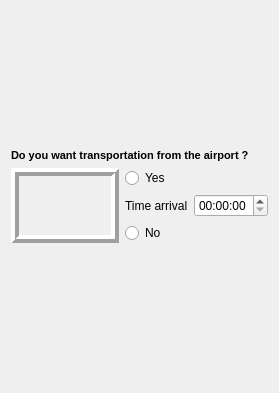
                <widget class="QWidget" name="scrollAreaWidgetContents_7">
                 <property name="geometry">
                  <rect>
                   <x>0</x>
                   <y>0</y>
                   <width>279</width>
                   <height>393</height>
                  </rect>
                 </property>
                 <layout class="QGridLayout" name="gridLayout_22">
                  <item row="0" column="0">
                   <layout class="QGridLayout" name="gridLayout_23">
                    <item row="0" column="0" colspan="3">
                     <widget class="QLabel" name="label_36">
                      <property name="sizePolicy">
                       <sizepolicy hsizetype="Preferred" vsizetype="Fixed">
                        <horstretch>0</horstretch>
                        <verstretch>0</verstretch>
                       </sizepolicy>
                      </property>
                      <property name="font">
                       <font>
                        <pointsize>8</pointsize>
                        <weight>75</weight>
                        <bold>true</bold>
                       </font>
                      </property>
                      <property name="text">
                       <string>Do you want transportation from the airport ?</string>
                      </property>
                     </widget>
                    </item>
                    <item row="1" column="0" rowspan="3">
                     <widget class="QLabel" name="label_37">
                      <property name="sizePolicy">
                       <sizepolicy hsizetype="Expanding" vsizetype="Expanding">
                        <horstretch>0</horstretch>
                        <verstretch>0</verstretch>
                       </sizepolicy>
                      </property>
                      <property name="maximumSize">
                       <size>
                        <width>170</width>
                        <height>170</height>
                       </size>
                      </property>
                      <property name="styleSheet">
                       <string notr="true">border-image: url(:/newPrefix/neven_qrc/taxi4.png);</string>
                      </property>
                      <property name="frameShape">
                       <enum>QFrame::Box</enum>
                      </property>
                      <property name="frameShadow">
                       <enum>QFrame::Raised</enum>
                      </property>
                      <property name="lineWidth">
                       <number>4</number>
                      </property>
                      <property name="text">
                       <string/>
                      </property>
                      <property name="pixmap">
                       <pixmap>images/taxi4.png</pixmap>
                      </property>
                      <property name="scaledContents">
                       <bool>true</bool>
                      </property>
                     </widget>
                    </item>
                    <item row="2" column="1">
                     <widget class="QLabel" name="label_38">
                      <property name="font">
                       <font>
                        <pointsize>9</pointsize>
                       </font>
                      </property>
                      <property name="text">
                       <string>Time arrival</string>
                      </property>
                     </widget>
                    </item>
                    <item row="2" column="2">
                     <widget class="QTimeEdit" name="timeEdit_2">
                      <property name="font">
                       <font>
                        <pointsize>9</pointsize>
                       </font>
                      </property>
                     </widget>
                    </item>
                    <item row="3" column="1">
                     <widget class="QRadioButton" name="radioButton_8">
                      <property name="font">
                       <font>
                        <pointsize>9</pointsize>
                       </font>
                      </property>
                      <property name="text">
                       <string>No</string>
                      </property>
                     </widget>
                    </item>
                    <item row="1" column="1" colspan="2">
                     <widget class="QRadioButton" name="radioButton_9">
                      <property name="font">
                       <font>
                        <pointsize>9</pointsize>
                       </font>
                      </property>
                      <property name="text">
                       <string>Yes</string>
                      </property>
                     </widget>
                    </item>
                   </layout>
                  </item>
                 </layout>
                </widget>
